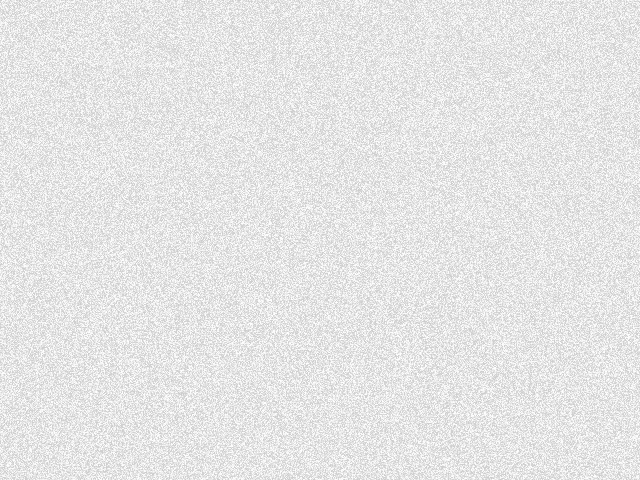
Frame 1 (no input)
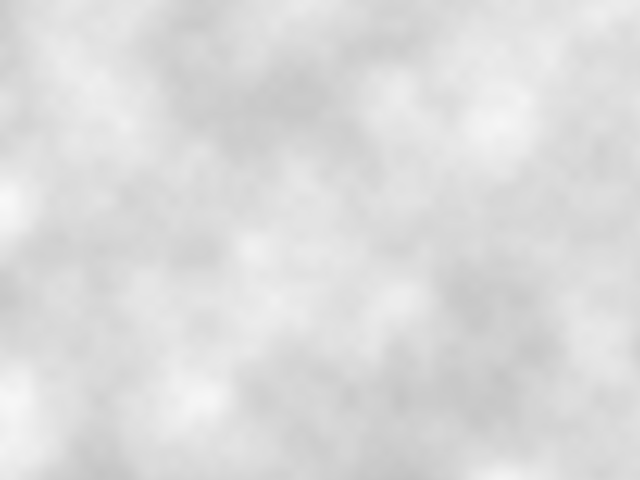
Frame 60 (no input)
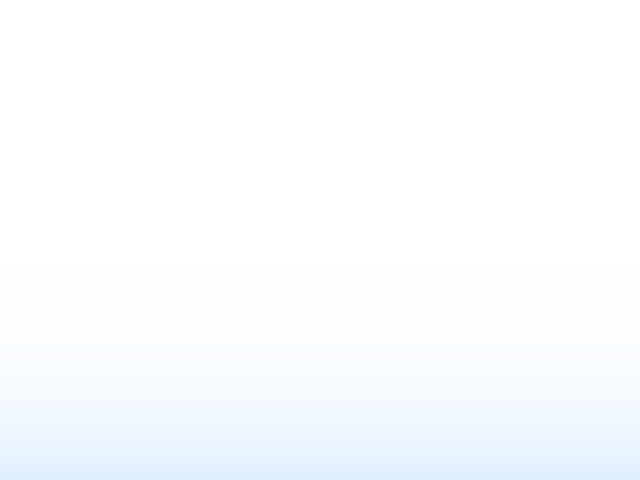
Frame 120 (the mouse pressed at the canvas centre since frame 60)

The p5.js sketch that drew these frames (run headless with seeded random() and noise() and a simulated clock; from frame 60 on, the mouse is pressed at the canvas centre):

// p5.js sketch
// ── sketch.js
// ---- definition ------------------------------------------------------------

// -- common ----

/**
 * Converts a `p5.Color` instance to an object representation.
 * @param p5Color
 * @returns `{ r, g, b }`
 */
const colorToRGB = p5Color => {
  return {
    r: red(p5Color),
    g: green(p5Color),
    b: blue(p5Color)
  };
};

/**
 * Converts a `p5.Color` instance to an object representation.
 * @param p5Color
 * @returns  `{ r, g, b, a }`
 */
const colorToRGBA = p5Color => {
  return {
    r: red(p5Color),
    g: green(p5Color),
    b: blue(p5Color),
    a: alpha(p5Color)
  };
};

// -- pixels ----

/**
 * Creates a function for setting color to the specified point.
 * Should be used in conjunction with loadPixels() and updatePixels().
 * @param renderer - Instance of either p5 or p5.Graphics.
 * @param logicalX - The logical x index of the point.
 * @param logicalY - The logical y index of the point.
 * @param red - The red value (0 - 255).
 * @param green - The green value (0 - 255).
 * @param blue - The blue value (0 - 255).
 * @param alpha - The alpha value (0 - 255).
 */
const createSetPixel = renderer => {
  const density = renderer.pixelDensity();
  const pixelWidth = renderer.width * density;
  const { pixels } = renderer;

  return (logicalX, logicalY, red, green, blue, alpha) => {
    // physical X
    const startX = logicalX * density;
    const endX = startX + density;

    // physical Y
    const startY = logicalY * density;
    const endY = startY + density;

    for (let y = startY; y < endY; y += 1) {
      const pixelIndexAtX0 = y * pixelWidth;

      for (let x = startX; x < endX; x += 1) {
        const valueIndex = 4 * (pixelIndexAtX0 + x);
        pixels[valueIndex] = red;
        pixels[valueIndex + 1] = green;
        pixels[valueIndex + 2] = blue;
        pixels[valueIndex + 3] = alpha;
      }
    }
  };
};

/**
 * Creates a function for setting color to the specified row of pixels.
 * Should be used in conjunction with loadPixels() and updatePixels().
 * @param renderer - Instance of either p5 or p5.Graphics.
 * @param logicalY - The logical y index of the pixel row.
 * @param red - The red value (0 - 255).
 * @param green - The green value (0 - 255).
 * @param blue - The blue value (0 - 255).
 * @param alpha - The alpha value (0 - 255).
 */
const createSetPixelRow = renderer => {
  const density = renderer.pixelDensity();
  const pixelWidth = renderer.width * density;
  const { pixels } = renderer;

  return (logicalY, red, green, blue, alpha) => {
    // physical Y
    const startY = logicalY * density;
    const endY = startY + density;

    for (let y = startY; y < endY; y += 1) {
      const pixelIndexAtX0 = y * pixelWidth;

      for (let x = 0; x < pixelWidth; x += 1) {
        const valueIndex = 4 * (pixelIndexAtX0 + x);
        pixels[valueIndex] = red;
        pixels[valueIndex + 1] = green;
        pixels[valueIndex + 2] = blue;
        pixels[valueIndex + 3] = alpha;
      }
    }
  };
};

// -- generic texture ----

/**
 * Draws texture on `renderer` by applying `runSetPixel` to each coordinate.
 * @param renderer - Instance of either p5 or p5.Graphics.
 * @param runSetPixel - A function that takes `setPixel`, `x`, `y` as arguments and internally runs `setPixel`.
 */
const drawTexture = (renderer, runSetPixel) => {
  const { width, height } = renderer;

  renderer.loadPixels();
  const setPixel = createSetPixel(renderer);

  for (let y = 0; y < height; y += 1) {
    for (let x = 0; x < width; x += 1) {
      runSetPixel(setPixel, x, y);
    }
  }

  renderer.updatePixels();
};

/**
 * Creates a texture by applying `runSetPixel` to each coordinate of a new `p5.Graphics` instance.
 * @param renderer - Instance of either p5 or p5.Graphics.
 * @param runSetPixel - A function that takes `setPixel`, `x`, `y` as arguments and internally runs `setPixel`.
 * @returns New `p5.Graphics` instance.
 */
const createTexture = (width, height, runSetPixel) => {
  const graphics = createGraphics(width, height);
  drawTexture(graphics, runSetPixel);

  return graphics;
};

/**
 * Draws texture on `renderer` by applying `runSetPixelRow` to each y coordinate.
 * @param renderer - Instance of either p5 or p5.Graphics.
 * @param runSetPixelRow - A function that takes `setPixelRow` and `y` as arguments and internally runs `setPixel`.
 */
const drawTextureRowByRow = (renderer, runSetPixelRow) => {
  const { height } = renderer;

  renderer.loadPixels();
  const setPixelRow = createSetPixelRow(renderer);

  for (let y = 0; y < height; y += 1) runSetPixelRow(setPixelRow, y);

  renderer.updatePixels();
};

/**
 * Creates a texture by applying `runSetPixelRow` to each y coordinate of a new `p5.Graphics` instance..
 * @param renderer - Instance of either p5 or p5.Graphics.
 * @param runSetPixelRow - A function that takes `setPixelRow` and `y` as arguments and internally runs `setPixel`.
 * @returns New `p5.Graphics` instance.
 */
const createTextureRowByRow = (width, height, runSetPixelRow) => {
  const graphics = createGraphics(width, height);
  drawTextureRowByRow(graphics, runSetPixelRow);
  return graphics;
};

// -- particular textures ----

const createRandomTexture = parameters => {
  const { width, height, color, maxAlphaFactor } = parameters;

  const maxAlpha = maxAlphaFactor * 255;
  const { r, g, b } = colorToRGB(color);

  const runSetPixel = (setPixel, x, y) =>
    setPixel(x, y, r, g, b, Math.random() * maxAlpha);

  return createTexture(width, height, runSetPixel);
};

const createNoiseTexture = parameters => {
  const { width, height, color, maxAlphaFactor, noiseScale } = parameters;

  const maxAlpha = maxAlphaFactor * 255;
  const { r, g, b } = colorToRGB(color);

  const runSetPixel = (setPixel, x, y) =>
    setPixel(x, y, r, g, b, noise(x * noiseScale, y * noiseScale) * maxAlpha);

  return createTexture(width, height, runSetPixel);
};

const createGradationTexture = parameters => {
  const { width, height, fromColor, toColor, gradient } = parameters;
  const maxY = height - 1;

  const runSetPixelRow = (setPixelRow, y) => {
    const rowColor = lerpColor(
      fromColor,
      toColor,
      Math.pow(y / maxY, gradient)
    );
    const { r, g, b, a } = colorToRGBA(rowColor);
    setPixelRow(y, r, g, b, a);
  };

  return createTextureRowByRow(width, height, runSetPixelRow);
};

// ---- example ---------------------------------------------------------------

// -- functions ----

const drawRandomTexture = () => {
  background(255);
  const graphics = createRandomTexture({
    width,
    height,
    color: color(0),
    maxAlphaFactor: 0.2
  });
  image(graphics, 0, 0);
};

const drawNoiseTexture = () => {
  background(255);
  const graphics = createNoiseTexture({
    width,
    height,
    color: color(0),
    maxAlphaFactor: 0.3,
    noiseScale: 0.01
  });
  image(graphics, 0, 0);
};

const drawGradationTexture = () => {
  background(255);
  const graphics = createGradationTexture({
    width,
    height,
    fromColor: color(255, 0),
    toColor: color(0, 128, 255, 32),
    gradient: 3
  });
  image(graphics, 0, 0);
};

// -- main ----

setup = () => {
  createCanvas(640, 480);

  drawRandomTexture();
};

draw = () => {
  switch (frameCount % 180) {
    case 0:
      drawRandomTexture();
      break;
    case 60:
      drawNoiseTexture();
      break;
    case 120:
      drawGradationTexture();
      break;
  }
};
